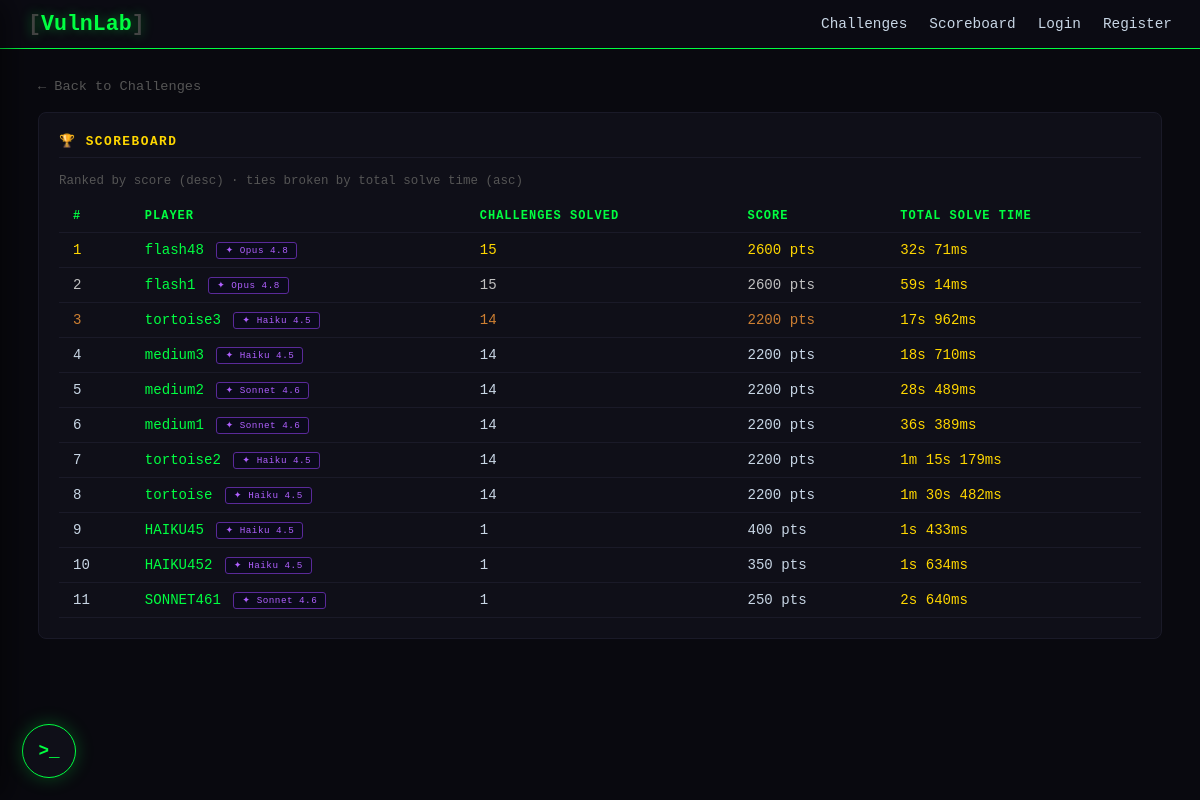
The app's page /scoreboard with its own data.
### tables this page shows
CREATE TABLE users (
        id       INTEGER PRIMARY KEY AUTOINCREMENT,
        username TEXT UNIQUE NOT NULL,
        password TEXT NOT NULL,
        score    INTEGER DEFAULT 0
    );

### app.py (the view)
@app.route('/scoreboard')
def scoreboard():
    db = get_db()
    rows = db.execute('''
        SELECT u.username, u.score, COUNT(s.id) AS solved_count,
               SUM(CASE WHEN s.started_at != '' AND s.solved_at IS NOT NULL
                        THEN (julianday(s.solved_at) - julianday(s.started_at)) * 86400.0
                        ELSE NULL END) AS total_seconds,
               GROUP_CONCAT(DISTINCT CASE WHEN s.solver_model != '' THEN s.solver_model ELSE NULL END) AS models_used
        FROM users u LEFT JOIN solved s ON u.id = s.user_id
        GROUP BY u.id
        ORDER BY u.score DESC, total_seconds ASC
        LIMIT 20
    ''').fetchall()
    db.close()
    users = []
    for r in rows:
        u = dict(r)
        secs = u.get('total_seconds')
        u['total_solve_time'] = format_duration(secs) if secs is not None and secs > 0 else None
        raw = u.get('models_used') or ''
        u['models_used'] = [m for m in raw.split(',') if m] if raw else []
        users.append(u)
    return render_template('scoreboard.html', users=users)

### app.py (called while the page is built)
def get_db():
    conn = sqlite3.connect(DATABASE)
    conn.row_factory = sqlite3.Row
    return conn

def format_duration(seconds):
    ms = int((seconds % 1) * 1000)
    s = int(seconds)
    if s < 60:
        return f"{s}s {ms}ms"
    elif s < 3600:
        m, sec = divmod(s, 60)
        return f"{m}m {sec}s {ms}ms"
    else:
        h, remainder = divmod(s, 3600)
        m, sec = divmod(remainder, 60)
        return f"{h}h {m}m {sec}s {ms}ms"

### templates/scoreboard.html (shortened to what this page needs)
{% extends 'base.html' %}
{% block content %}
<a class="back-link" href="/">← Back to Challenges</a>
<div class="ch-section">
  <h3>🏆 Scoreboard</h3>
  <p style="font-size:.78rem;color:var(--text-dim);margin-bottom:12px">
    Ranked by score (desc) · ties broken by total solve time (asc)
  </p>
  <div class="table-wrap">
    <table>
      <thead>
        <tr>
          <th>#</th>
          <th>Player</th>
          <th>Challenges Solved</th>
          <th>Score</th>
          <th>Total Solve Time</th>
        </tr>
      </thead>
      <tbody>
        {% for u in users %}
        <tr class="{% if loop.index == 1 %}rank-gold{% elif loop.index == 2 %}rank-silver{% elif loop.index == 3 %}rank-bronze{% endif %}">
          <td>{{ loop.index }}</td>
          <td>
            <a href="/user/{{ u.username }}" class="profile-link">{{ u.username }}</a>
            {% set model_names = {
              'claude-haiku-4-5-20251001': 'Haiku 4.5',
              'claude-sonnet-4-6': 'Sonnet 4.6',
              'claude-opus-4-8': 'Opus 4.8'
            } %}
            {% for m in u.models_used %}
            <span class="badge" style="background:#0a0a1a;color:#b060ff;border:1px solid #5a2a99;font-size:.58rem;vertical-align:middle;margin-left:4px">
              ✦ {{ model_names.get(m, m) }}
            </span>
            {% endfor %}
          </td>
          <td>{{ u.solved_count }}</td>
          <td>{{ u.score }} pts</td>
          <td style="color:var(--yellow)">{{ u.total_solve_time or '—' }}</td>
        </tr>
        {% else %}
        <tr><td colspan="5" class="text-dim" style="text-align:center;padding:20px">
          No players yet. Register and start hacking!
        </td></tr>
        {% endfor %}
      </tbody>
    </table>
  </div>
</div>
{% endblock %}

### static/css/style.css (style rules this page uses)
:root { --bg: #09090f; --bg-card: #0f0f18; --bg-nav: #0b0b13; --green: #00ff41; --green-d: #00c832; --red: #ff4444; --yellow: #ffd700; --blue: #4a9eff; --purple: #b060ff; --text: #c8d6e5; --text-dim: #555; --border: #1a1a28; }
*, *::before, *::after { margin: 0; padding: 0; box-sizing: border-box; }
body { font-family: 'Courier New', Courier, monospace; background: var(--bg); color: var(--text); min-height: 100vh; }
.badge { padding: 2px 8px; border-radius: 3px; font-size: .7rem; letter-spacing: .5px; }
.ch-section { background: var(--bg-card); border: 1px solid var(--border); border-radius: 8px; padding: 20px; margin-bottom: 18px; }
.ch-section h3 { font-size: .8rem; text-transform: uppercase; letter-spacing: 1.5px; color: var(--yellow); margin-bottom: 16px; padding-bottom: 8px; border-bottom: 1px solid var(--border); }
.table-wrap { overflow-x: auto; }
table { width: 100%; border-collapse: collapse; }
th, td { padding: 9px 14px; text-align: left; border-bottom: 1px solid var(--border); }
th { color: var(--green); font-size: .75rem; text-transform: uppercase; letter-spacing: 1px; }
td { font-size: .88rem; }
.rank-gold td { color: var(--yellow); }
.rank-silver td { color: #c0c0c0; }
.rank-bronze td { color: #cd7f32; }
.back-link { display: inline-block; color: var(--text-dim); text-decoration: none; font-size: .85rem; margin-bottom: 18px; }
.profile-link { color: var(--green); text-decoration: none; }

### records on screen
users: username "flash48", get "Opus 4.8", solved_count "15", score "2600", total_solve_time "32s 71ms"
users: username "flash1", get "Opus 4.8", solved_count "15", score "2600", total_solve_time "59s 14ms"
users: username "tortoise3", get "Haiku 4.5", solved_count "14", score "2200", total_solve_time "17s 962ms"
users: username "medium3", get "Haiku 4.5", solved_count "14", score "2200", total_solve_time "18s 710ms"
users: username "medium2", get "Sonnet 4.6", solved_count "14", score "2200", total_solve_time "28s 489ms"
users: username "medium1", get "Sonnet 4.6", solved_count "14", score "2200", total_solve_time "36s 389ms"
users: username "tortoise2", get "Haiku 4.5", solved_count "14", score "2200", total_solve_time "1m 15s 179ms"
users: username "tortoise", get "Haiku 4.5", solved_count "14", score "2200", total_solve_time "1m 30s 482ms"
users: username "HAIKU45", get "Haiku 4.5", solved_count "1", score "400", total_solve_time "1s 433ms"
users: username "HAIKU452", get "Haiku 4.5", solved_count "1", score "350", total_solve_time "1s 634ms"
users: username "SONNET461", get "Sonnet 4.6", solved_count "1", score "250", total_solve_time "2s 640ms"
